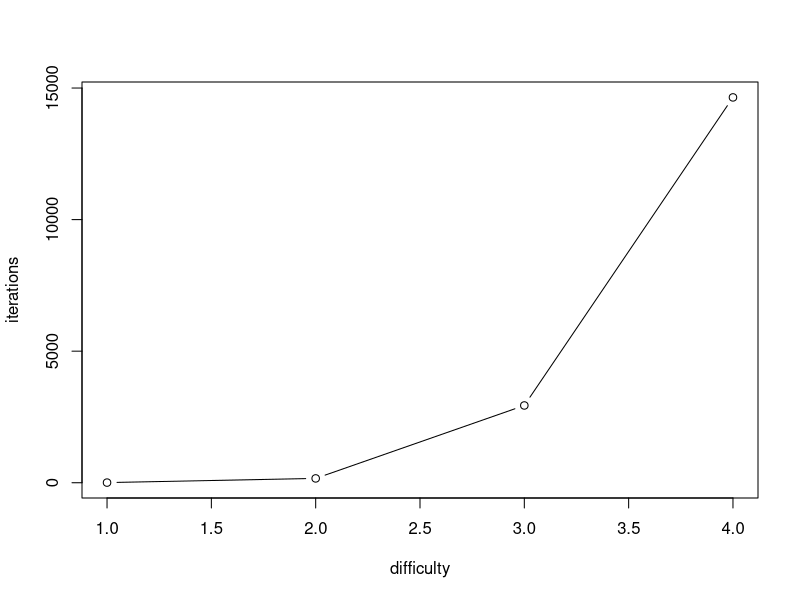

This figure's R source:
## ---- chunk 1
# A list allow us to incorporate different kind of data.
block <- list(number = 3, # ID.
             timestamp = "2018-10-01 17:24:18 CEST", # Timestamp.
             data = "London", # Data.
             parent = 2) # Reference to the previous block in the chain.
block
## ---- chunk 2
# Some blocks.
block1 <- list(number = 1,
             timestamp = "2018-10-01 17:24:00 CEST",
             data = "London",
             parent = NA)

block2 <- list(number = 2,
             timestamp = "2018-10-01 17:24:15 CEST",
             data = "Paris",
             parent = 1) # We chain the block with respect to the last one.

block3 <- list(number = 3,
             timestamp = "2018-10-01 17:24:30 CEST",
             data = "Rome",
             parent = 2) # We chain the block with respect to the last one.

# The blockchain:
blockchain <- list(block1, block2, block3)
blockchain
## ---- chunk 3
# Get the 2nd block.
blockchain[[2]]
## ---- chunk 4
# Returns false if the blockchain sequence is not correct. 
validate = function(blockchain) {
  if (length(blockchain) >= 2) {
    for (i in 2:length(blockchain)) { # We skip the genesis block.
      if (blockchain[[i]]$parent != blockchain[[i-1]]$number) {
        return(FALSE)
      }
    }
  }
  return(TRUE)
}

validate(blockchain)
## ---- chunk 5
# Creates hash digests of arbitrary R objects.
library(digest)

# Hash a string.
digest("A blockchain is a chain of blocks", "sha256")
## ---- chunk 6
nchar("A blockchain is a chain of blocks")
nchar("5c2005976411a1628fabcdde3ac04be563d18943e710b7446afa2a8a5fab9abc")
## ---- chunk 7
# Hash blocks.
block1 <- list(number = 1,
             timestamp = "2018-10-01 17:24:00 CEST",
             data = "London",
             parent_hash = "0")
# Note that the whole block1 content is used to generate the hash.
block1$hash = digest(block1, "sha256")
# The new block2 has block1 hash as the parent hash.
block2 <- list(number = 2,
             timestamp = "2018-10-01 17:24:15 CEST",
             data = "Paris",
             parent_hash = block1$hash)
# Note that the block 2 hash has block1 hash.
block2$hash = digest(block2, "sha256")
# The new block3 has block2 hash as the parent hash.
block3 <- list(number = 3,
             timestamp = "2018-10-01 17:24:30 CEST",
             data = "Rome",
             parent_hash = block2$hash)
# Block 3 hash has block2 hash, which at the same time has block1 hash.
block3$hash = digest(block3, "sha256")
# The blockchain.
blockchain = list(block1, block2, block3)
blockchain
## ---- chunk 8
validate = function(blockchain) {
  for (i in 1:length(blockchain)) {
    block = blockchain[[i]]
    hash = block$hash
    block$hash = NULL
    hash_expected = digest(block, "sha256")
    if (hash != hash_expected) {
      return(FALSE)
    }
  }
  if (length(blockchain) >= 2) {
    for (i in 2:length(blockchain)) {
      if (blockchain[[i]]$parent_hash != blockchain[[i-1]]$hash) {
        return(FALSE)
      }
    }
  }
  return(TRUE)
}

validate(blockchain)
## ---- chunk 9
blockchain[[1]]$data
# alter data of first block
blockchain[[1]]$data = "Budapest"
validate(blockchain)
## ---- chunk 10
# restore data
blockchain[[1]]$data = "London"
validate(blockchain)
## ---- chunk 11
# Alter data and hash of first block.
blockchain[[1]]$data = "Budapest"
blockchain[[1]]$hash = NULL
blockchain[[1]]$hash = digest(blockchain[[1]], "sha256")

validate(blockchain)
## ---- chunk 12
proof_of_work = function(block, difficulty, print = FALSE) {
  block$nonce <- 0 # Add a nonce=0 to the block as a starting point.
  hash = digest(block, "sha256") # Generate the hash of the block.
  zero <- paste(rep("0", difficulty), collapse = "") # Number of leading 0's.
  while(substr(hash, 1, difficulty) != zero) { # Hash has not the leading 0's.
      block$nonce = block$nonce + 1 # Add 1 to the nonce value.
      hash = digest(block, "sha256")  # Generate the hash of the block.
      if(print == TRUE) {print(hash)} # Print only if TRUE.
  }
  return(list(hash = hash, nonce = block$nonce))
}

# This block will allow us to evaluate the function above.
block <- list(number = 1,
             timestamp = "2018-10-01 17:24:00 CEST",
             data = "London",
hash = 
  "88e96d4537bea4d9c05d12549907b32561d3bf31f45aae734cdc119f13406cb6Parent",
             parent_hash = "d4e56740f876aef8c010b86a40d5f56745a118d0906a34e69aec8c0db1cb8fa3")
## ---- chunk 13
# Evaluate a difficulty of 1 (one leading zero)
proof_of_work(block, 1, print = TRUE)
## ---- chunk 14
# Evaluate a difficulty of 2 (two leading zeros)
proof_of_work(block, 2, print = TRUE)
## ---- chunk 15
# Evaluate a difficulty of 3 (three leading zeros)
proof_of_work(block, 3)
## ---- chunk 16
n = 4 # Do not try difficulty 5!
# Collect the nonce for the first four levels of difficulty.
iterations = vector("integer", n)
for (i in 1:n) {
  iterations[i] = proof_of_work(block, i)$nonce
}

iterations
## ---- chunk 17
plot(1:n, iterations, type = "b", xlab = "difficulty", 
     ylab = "iterations")
## ---- chunk 18
# Mine algorithm.
mine <- function(previous_block, difficulty, genesis = FALSE){
  op <- options(digits.secs = 6) # To get millisecond timestamps.
  if (genesis) {
    # Define genesis block.
    new_block <-  list(number = 1,
                       timestamp = Sys.time(),
                       data = "I'm genesis block",
                       parent_hash = "0")  
  } else {
    # Create new block.
    new_block <- list(number = previous_block$number + 1,
                      timestamp = Sys.time(),
                      data = paste0("I'm block ", previous_block$number + 1),
                      parent_hash = previous_block$hash)
  }
  # Add nonce with PoW.
  new_block$nonce <- proof_of_work(new_block, difficulty)$nonce
  # Add hash.
  new_block$hash <- digest(new_block, "sha256")
  return(new_block)
}

# Create a blockchain using the PoW method:
blockchained = function(difficulty, nblocks) {
  # Mine genesis block.
  block_genesis = mine(NULL, difficulty, TRUE)   
  # First block is the genesis block.
  blockchain <- list(block_genesis)
  
  if (nblocks >= 2) {
    # Add new blocks to the chain.
    for (i in 2:nblocks){
      blockchain[[i]] <- mine(blockchain[[i-1]], difficulty) 
    }
    }
  return(blockchain)
  }
## ---- chunk 19
# 4 blocks, difficulty 3
blockchained(difficulty = 3, nblocks = 4)
## ---- chunk 20
library(tibble)
ntrx <- 10 # Number of transactions.
sender <- sample(LETTERS, ntrx) # Sender names.
receiver <- sample(LETTERS, ntrx) # Receiver names.
value <- round(runif(n = ntrx, min = 0, max = 100), 0) # Transaction value.
fee <- round(runif(n = ntrx, min = 0, max = 1), 2) # Tansaction fee.
(transactions = tibble(sender, receiver, value, fee)) # Pending transactions.
## ---- chunk 21
library(dplyr)

mine <- function(previous_block, transactions, difficulty = 3, 
                 block_size = 3, miner = "Z", genesis = FALSE){
  # Filter transactions to add.
  trans_pending = arrange(transactions, -fee)
  if (nrow(trans_pending) < block_size) {
    trans_to_add = trans_pending
    trans_pending = tibble()
  } else {
    trans_to_add =  filter(trans_pending, row_number() <= block_size) 
    trans_pending = filter(trans_pending, row_number() > block_size) 
  }
  
  if (genesis) {
    # Define genesis block.
    new_block <-  list(number = 1,
                       timestamp = Sys.time(),
                       data = trans_to_add,
                       parent_hash = "0")  
  } else {
    # Create new block.
    new_block <- list(number = previous_block$number + 1,
                      timestamp = Sys.time(),
                      data = trans_to_add,
                      parent_hash = previous_block$hash)
  }
  
  # Add nonce with PoW.
  new_block$nonce <- proof_of_work(new_block, difficulty)$nonce
  # Add hash.
  new_block$hash <- digest(new_block, "sha256")
  # Add reward transaction.
  trans_pending = rbind(trans_pending, 
                        data.frame(sender = NA, receiver = miner, 
                                   value = sum(new_block$data$fee), 
                                   fee = 0.01))
  return(list(block = new_block, transactions = trans_pending))
}
## ---- chunk 22
blockchained = function(transactions, difficulty, block_size, nblocks) {
  # define genesis block
  mined = mine(NULL, transactions, difficulty, block_size, miner = "Z", 
               genesis = TRUE)
  block_genesis <- mined$block
  pending = mined$transactions
  # first block is the genesis block
  blockchain <- list(block_genesis)

  if (nblocks >= 2) {
    # add blocks to the chain
    for (i in 2:nblocks){
      mined <- mine(blockchain[[i-1]], pending, difficulty, block_size, 
                    miner = "Z")
      blockchain[[i]] <- mined$block
      pending = mined$transactions
    }
  }
  
  return(blockchain)
}
## ---- chunk 23
trans <- blockchained(transactions, difficulty = 3, block_size = 5, 
                      nblocks = 3)
trans[[1]]
## ---- chunk 24
trans[[2]]
## ---- chunk 25
trans[[3]]
## ---- chunk 26
library(openssl)
# Encryption.
# Generate a RSA (Rivest–Shamir–Adleman) private and a public key (pubkey).
key <- rsa_keygen(512)
pubkey <- key$pubkey
key
pubkey
## ---- chunk 27
# Message. charToRaw converts a length-one character string to raw bytes.
msg <- charToRaw("Blockchain is terrific!")
msg
## ---- chunk 28
# cipher the message with public key
ciphermsg <- rsa_encrypt(msg, pubkey)
ciphermsg
## ---- chunk 29
# Decrypt the message with private key.
rawToChar(rsa_decrypt(ciphermsg, key))
## ---- chunk 30
# Signature.
# Generate a private key (key) and a public key (pubkey)
key <- rsa_keygen()
pubkey <- key$pubkey
# build a transaction
trans = list(sender = "A", receiver = "B", amount = "100")
trans
## ---- chunk 31
# Serialize data.
data <- serialize(trans, NULL)
data
## ---- chunk 32
# Sign (a hash of) the transaction with private key.
sig <- signature_create(data, sha256, key = key)
sig
## ---- chunk 33
# verify the message with public key
signature_verify(data, sig, sha256, pubkey = pubkey)
## ---- chunk 34
# Signature and encryption
# Generate a private key (key) and a public key (pubkey)
key <- rsa_keygen()
pubkey <- key$pubkey
# Build a transaction
trans = list(sender = "A", receiver = "B", value = "100")
trans
## ---- chunk 35
# Serialize data
data <- serialize(trans, NULL)
data
## ---- chunk 36
# Sign (a hash of) the transaction with private key
sig <- signature_create(data, sha256, key = key)
sig
## ---- chunk 37
# Verify the message with public key
signature_verify(data, sig, sha256, pubkey = pubkey)
## ---- chunk 38
# Cipher the transaction with public key
ciphermsg <- rsa_encrypt(data, pubkey)
ciphermsg
## ---- chunk 39
# Decrypt and unserialize the transation with private key.
unserialize(rsa_decrypt(ciphermsg, key))
